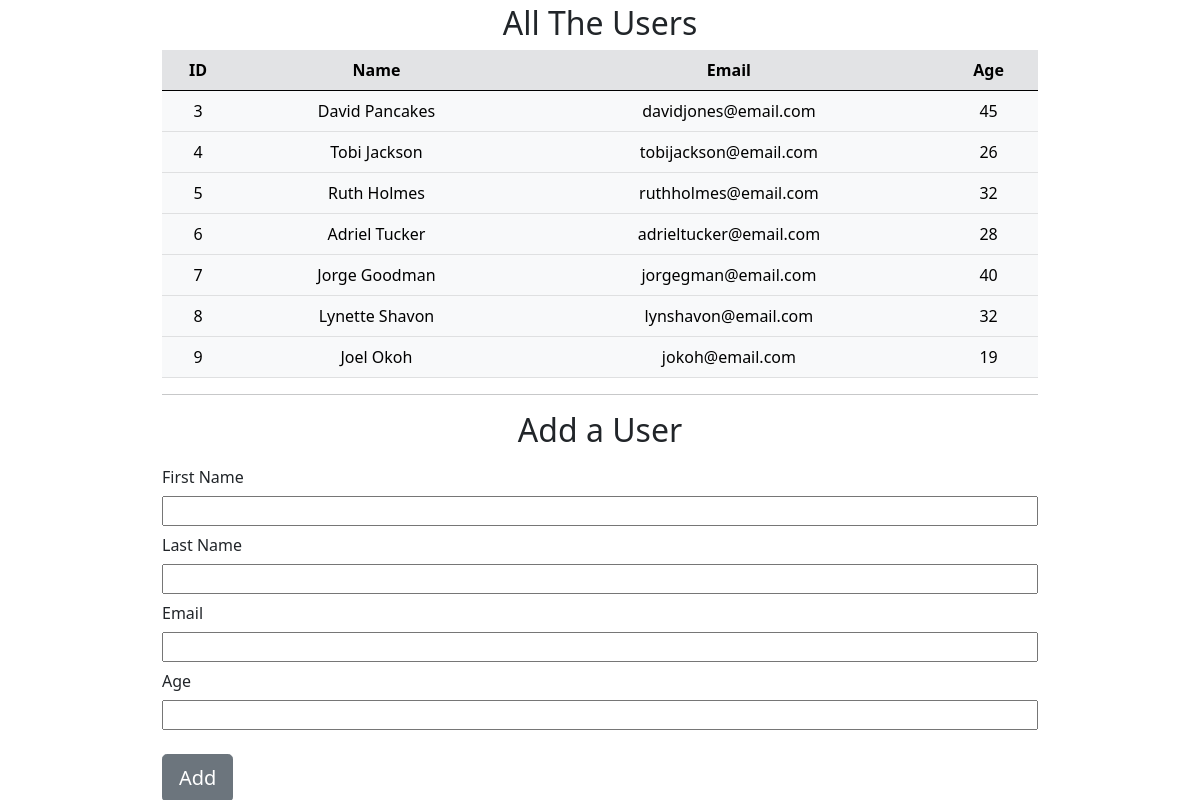
The page / on the database its author committed.
### user_app/models.py (models this page shows)
class User(models.Model):
    first_name = models.CharField(max_length=45)
    last_name = models.CharField(max_length=45)
    email_address = models.CharField(max_length=90)
    age = models.IntegerField()
    created_at = models.DateTimeField(auto_now_add=True)
    updated_at = models.DateTimeField(auto_now=True)

### user_app/views.py (the view)
# urls.py: path('', views.index),
def index(request):
    context = {
        "headings": ["ID", "Name", "Email", "Age"],
        "all_users": User.objects.all(),
    }
    return render(request, 'users.html', context)

### user_app/templates/users.html (shortened to what this page needs)
<!DOCTYPE html>
<html lang="en">
<head>
    <link href="https://cdn.jsdelivr.net/npm/bootstrap@5.0.0-beta2/dist/css/bootstrap.min.css" rel="stylesheet">
</head>
<body>
    <div class="container w-75 mx-auto mt-1">
        <h2 class="jumbotron text-center">All The Users</h2>
        <div class="text-center">
            <table class="table">
                <thead>
                    <tr class="table-secondary">
                        {% for heading in headings %}
                            <th scope="col">{{heading}}</th>
                        {% endfor %}
                    </tr>
                </thead>
                <tbody>
                        {% for user in all_users %}
                            <tr class="table-light">
                                <td>{{user.id}}</td>
                                <td>{{user.first_name}} {{user.last_name}}</td>
                                <td>{{user.email_address}}</td>
                                <td>{{user.age}}</td>
                            </tr>
                        {% endfor %}
                </tbody>
            </table>
        </div>
        <hr/>
        <div class="w-100">
                <h2 class="text-center">Add a User</h2>
                <form action="/create_user" method="post">
                    <label for="fname" class="col-form-label label-group">First Name</label>
                    <input type="text" name="first_name" class="input-group">
                    <label for="lname" class="col-form-label label-group">Last Name</label>
                    <input type="text" name="last_name" class="input-group">
                    <label for="email" class="col-form-label label-group">Email</label>
                    <input type="email" name="email_address" class="input-group">
                    <label for="age" class="col-form-label label-group">Age</label>
                    <input type="number" name="age" class="input-group">
                    <br>
                    <input type="submit" class="btn btn-secondary btn-lg" value="Add">
                </form>
            </div>
        </div>
</body>
</html>

### rows shown on the page
User: id "3", first_name "David", last_name "Pancakes", email_address "davidjones@email.com", age "45"
User: id "4", first_name "Tobi", last_name "Jackson", email_address "tobijackson@email.com", age "26"
User: id "5", first_name "Ruth", last_name "Holmes", email_address "ruthholmes@email.com", age "32"
User: id "6", first_name "Adriel", last_name "Tucker", email_address "adrieltucker@email.com", age "28"
User: id "7", first_name "Jorge", last_name "Goodman", email_address "jorgegman@email.com", age "40"
User: id "8", first_name "Lynette", last_name "Shavon", email_address "lynshavon@email.com", age "32"
User: id "9", first_name "Joel", last_name "Okoh", email_address "jokoh@email.com", age "19"

### other values the page prints
{{ heading }} "ID" "Name" "Email" "Age"
